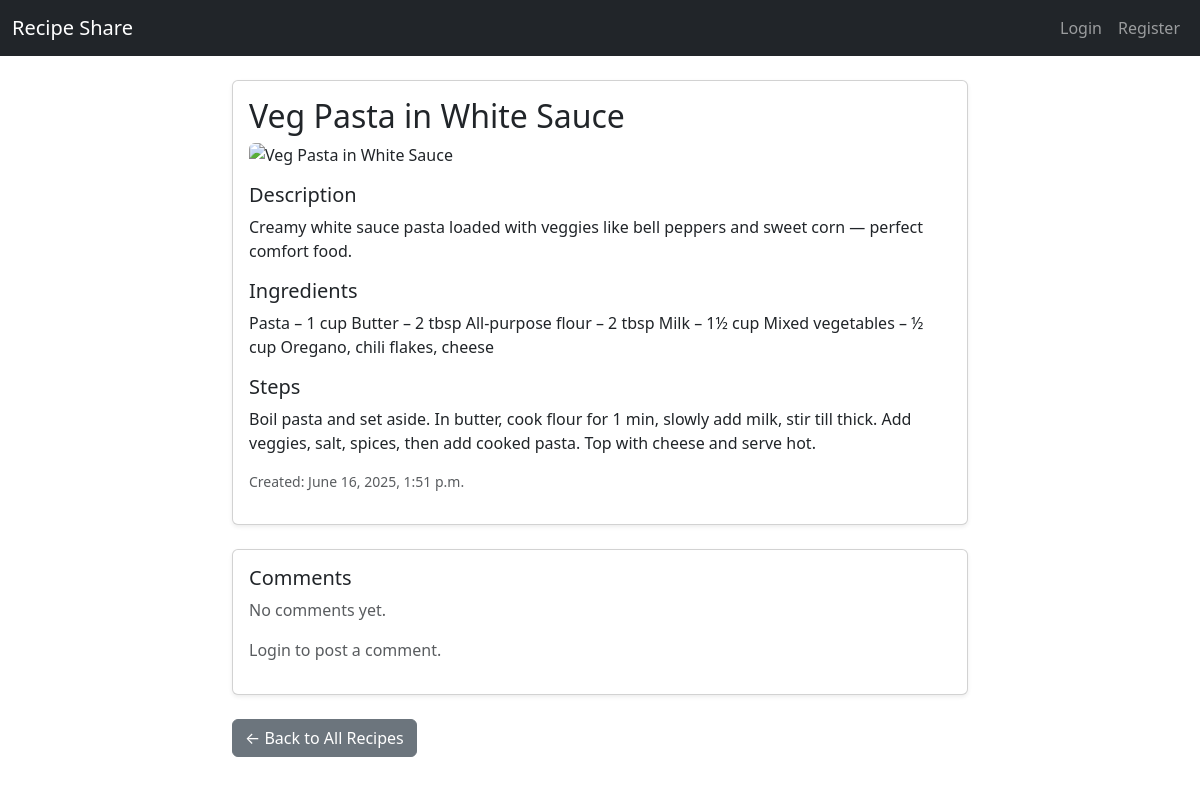
The page /recipes/17/ on the database its author committed.
### recipes/models.py (models this page shows, shortened)
class Recipe(models.Model):
    title = models.CharField(max_length=100)
    description = models.TextField()
    ingredients = models.TextField()
    steps = models.TextField()
    image = CloudinaryField('image', blank=True, null=True)
    likes = models.ManyToManyField(User, related_name='liked_recipes', blank=True)
    user = models.ForeignKey(User, on_delete=models.CASCADE, related_name='recipes', null=True, blank=True)
    author = models.ForeignKey(User, on_delete=models.CASCADE)
    created_at = models.DateTimeField(auto_now_add=True)

### recipes/views.py (the view)
# urls.py: path('recipes/<int:pk>/', views.recipe_detail, name='recipe-detail'),
def recipe_detail(request, pk):
    recipe = get_object_or_404(Recipe, pk=pk)
    comments = recipe.comments.all().order_by('-created_at')
    if request.method == 'POST':
        form = CommentForm(request.POST)
        if form.is_valid():
            new_comment = form.save(commit=False)
            new_comment.recipe = recipe
            new_comment.user = request.user
            new_comment.save()
            return redirect('recipe-detail', pk=pk)
    else:
        form = CommentForm()
    return render(request, 'recipes/recipe_detail.html', {
        'recipe': recipe,
        'form': form,
        'comments': comments,
    })

### recipes/templates/recipes/recipe_detail.html (shortened to what this page needs)
{% extends 'recipes/base.html' %}
{% block content %}
  <div class="row">
    <div class="col-md-8 offset-md-2">
      <div class="card shadow-sm mb-4">
        <div class="card-body">
          <h2 class="card-title">{{ recipe.title }}</h2>
          {% if recipe.image %}
            <img src="{{ recipe.image.url }}" class="img-fluid mb-3 rounded" alt="{{ recipe.title }}">
          {% endif %}
          <h5>Description</h5>
          <p>{{ recipe.description }}</p>
          <h5>Ingredients</h5>
          <p>{{ recipe.ingredients }}</p>
          <h5>Steps</h5>
          <p>{{ recipe.steps }}</p>
          <p class="text-muted small">Created: {{ recipe.created_at }}</p>
        </div>
      </div>
      <div class="card shadow-sm mb-4">
        <div class="card-body">
          <h5 class="card-title">Comments</h5>
          {% for comment in comments %}
            <div class="mb-2 border-bottom pb-2">
              <strong>{{ comment.user.username }}</strong>
              <p class="mb-1">{{ comment.text }}</p>
              <small class="text-muted">{{ comment.created_at }}</small>
              {% if user == comment.user or user.is_superuser %}
                <form method="POST" action="{% url 'delete-comment' comment.pk %}" class="mt-1">
                  {% csrf_token %}
                  <button type="submit" class="btn btn-sm btn-outline-danger">Delete</button>
                </form>
              {% endif %}
            </div>
          {% empty %}
            <p class="text-muted">No comments yet.</p>
          {% endfor %}
          {% if user.is_authenticated %}
            <form method="POST" class="mt-3">
              {% csrf_token %}
              {{ form.text }}
              <button type="submit" class="btn btn-sm btn-primary mt-2">Add Comment</button>
            </form>
          {% else %}
            <p class="text-muted">Login to post a comment.</p>
          {% endif %}
        </div>
      </div>
      <a href="{% url 'recipe-list' %}" class="btn btn-secondary">← Back to All Recipes</a>
    </div>
  </div>
{% endblock %}

### rows shown on the page
Recipe: title "Veg Pasta in White Sauce", description "Creamy white sauce pasta loaded with veggies like bell peppers and sweet corn — perfect comfort food.", ingredients "Pasta – 1 cup Butter – 2 tbsp All-purpose flour – 2 tbsp Milk – 1½ cup Mixed vegetables – ½ cup Oregano, chili flakes, cheese", steps "Boil pasta and set aside. In butter, cook flour for 1 min, slowly add milk, stir till thick. Add veggies, salt, spices, then add cooked pasta. Top with cheese and serve hot.", created_at "June 16, 2025, 1:51 p.m."
